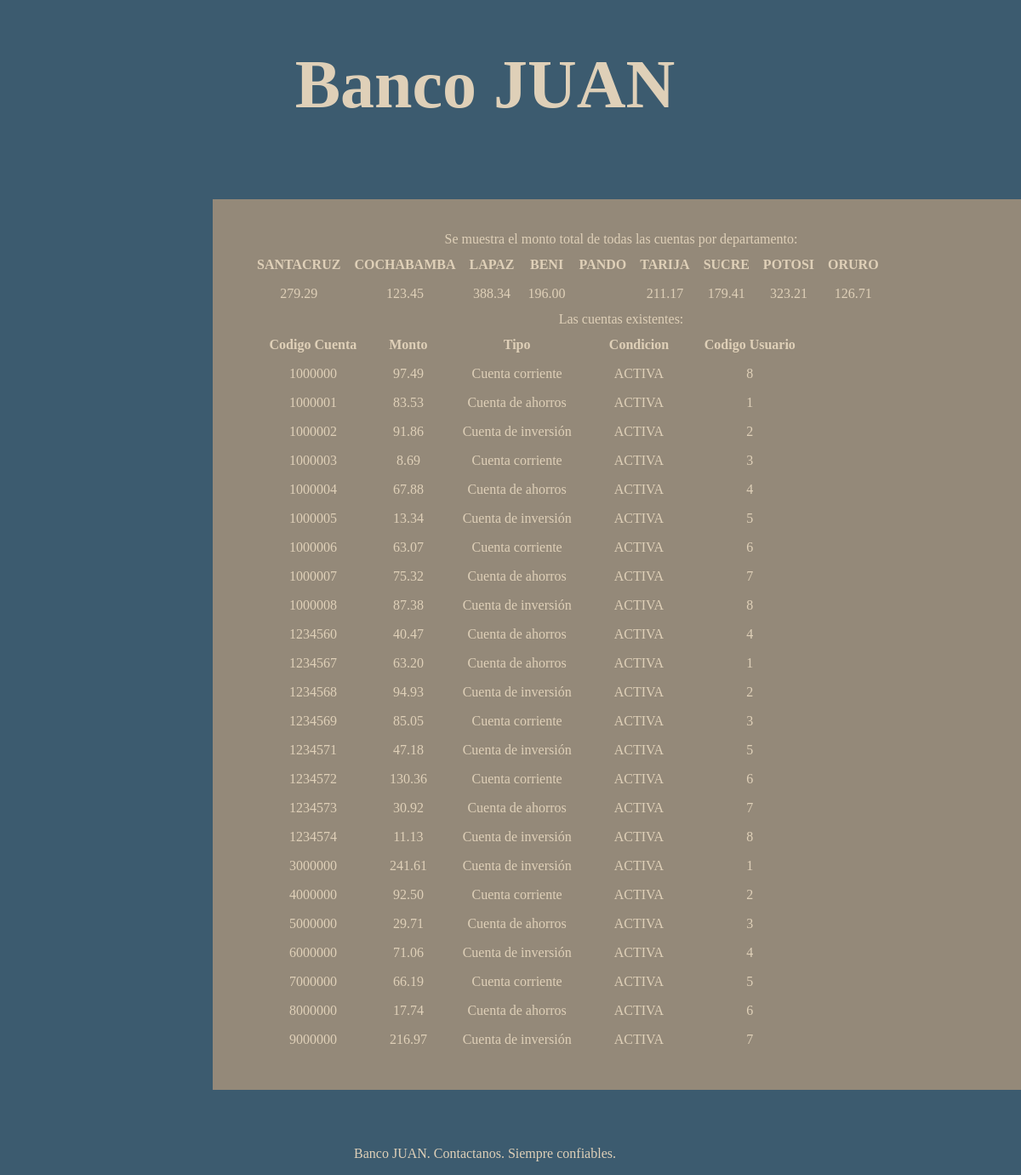
Page /ejercicio7/usuariodirector.php on the committed database.
### tables this page shows
CREATE TABLE `cuenta` (
  `codcuenta` int(11) NOT NULL,
  `monto` decimal(10,2) DEFAULT NULL,
  `tipo` varchar(50) DEFAULT NULL,
  `condicion` varchar(50) DEFAULT NULL,
  `codUsuario` int(11) DEFAULT NULL
);

### ejercicio7/usuariodirector.php (the view, shortened to what this page needs)
<?php include "header_estilo.inc.php"; ?>
<?php
include("conexion.inc.php");
$sqlmontototaldepartamento = "SELECT
    SUM(CASE WHEN p.ciudad='Santa Cruz de la Sierra' THEN c.monto END) AS SANTACRUZ,
    SUM(CASE WHEN p.ciudad='Cochabamba' THEN c.monto END) AS COCHABAMBA,
    SUM(CASE WHEN p.ciudad='La Paz' THEN c.monto END) AS LAPAZ,
    SUM(CASE WHEN p.ciudad='Beni' THEN c.monto END) AS BENI,
    SUM(CASE WHEN p.ciudad='Pando' THEN c.monto END) AS PANDO,
    SUM(CASE WHEN p.ciudad='Tarija' THEN c.monto END) AS TARIJA,
    SUM(CASE WHEN p.ciudad='Sucre' THEN c.monto END) AS SUCRE,
    SUM(CASE WHEN p.ciudad='Potosi' THEN c.monto END) AS POTOSI,
    SUM(CASE WHEN p.ciudad='Oruro' THEN c.monto END) AS ORURO
FROM
    cuenta c
INNER JOIN
    usuario u ON u.codUsuario = c.codUsuario
INNER JOIN
    persona p ON p.carnet = u.carnet";
$montoTotal = mysqli_query($conn, $sqlmontototaldepartamento);
$sql = "SELECT codcuenta, codUsuario, monto, tipo, condicion
        FROM cuenta";
$cuentas = mysqli_query($conn, $sql);
?>
<div class="cajita">
    <?php
    echo "<br>Se muestra el monto total de todas las cuentas por departamento:";
    echo "<table border='1px'>";
    echo "<tr>
                <th>SANTACRUZ</th>
                <th>COCHABAMBA</th>
                <th>LAPAZ</th>
                <th>BENI</th>
                <th>PANDO</th>
                <th>TARIJA</th>
                <th>SUCRE</th>
                <th>POTOSI</th>
                <th>ORURO</th>
                </tr>";
    while ($fila = mysqli_fetch_array($montoTotal)) {
        echo "<tr>
                <td>" . $fila["SANTACRUZ"] . "</td>
                <td>" . $fila["COCHABAMBA"] . "</td>
                <td>" . $fila["LAPAZ"] . "</td>
                <td>" . $fila["BENI"] . "</td>
                <td>" . $fila["PANDO"] . "</td>
                <td>" . $fila["TARIJA"] . "</td>
                <td>" . $fila["SUCRE"] . "</td>
                <td>" . $fila["POTOSI"] . "</td>
                <td>" . $fila["ORURO"] . "</td>
            </tr>";
    }
    echo "</table>";
    echo "Las cuentas existentes: ";
    echo "<table border='1px'>";
    echo "<tr>
                <th>Codigo Cuenta</th>
                <th>Monto</th>
                <th>Tipo</th>
                <th>Condicion</th>
                <th>Codigo Usuario</th></tr>";
    while ($fila = mysqli_fetch_array($cuentas)) {
        echo "<tr>
                <td>" . $fila["codcuenta"] . "</td>
                <td>" . $fila["monto"] . "</td>
                <td>" . $fila["tipo"] . "</td>
                <td>" . $fila["condicion"] . "</td>
                <td>" . $fila["codUsuario"] . "</td>
              </tr>";
    }
    echo "</table>";
    echo "<br>";
    ?>
</div>
<?php include "footer_estilo.inc.php"; ?>

### ejercicio7/header_estilo.inc.php (shortened to what this page needs)
<!DOCTYPE html>
<html lang="es">
<head>
    <link rel="stylesheet" href="styles.css">
</head>
<body>
<header>
    <div class="container">
        <h1>Banco JUAN</h1>
    </div>
</header>

### ejercicio7/footer_estilo.inc.php
<footer>
    <div class="container">
        <p>Banco JUAN. Contactanos. Siempre confiables.</p>
    </div>
</footer>
</body>
</html>

### ejercicio7/styles.css (style rules this page uses)
body { margin: 0; background-color: #3C5B6F; color: #DFD0B8; height: auto; padding-bottom: 100px; }
header { height: 100px; font-size: 40px; text-align: center; }
footer { padding-top: 50px; text-align: center; position: fixed; bottom: 0; width: 100%; }
.container { width: 95%; }
.cajita { text-align: center; background-color: #948979; padding-top: 20px; padding-bottom: 20px; margin-left:250px; margin-top: 80px; width: 80%; }
table { width: 70%; border: 3px solid #948979; margin-left: 40px; }
th, td { border: 1px solid #948979; padding: 6px; }

### rows in the picture
cuenta: codcuenta "1000000", monto "97.49", tipo "Cuenta corriente", condicion "ACTIVA", codUsuario "8"
cuenta: codcuenta "1000001", monto "83.53", tipo "Cuenta de ahorros", condicion "ACTIVA", codUsuario "1"
cuenta: codcuenta "1000002", monto "91.86", tipo "Cuenta de inversión", condicion "ACTIVA", codUsuario "2"
cuenta: codcuenta "1000003", monto "8.69", tipo "Cuenta corriente", condicion "ACTIVA", codUsuario "3"
cuenta: codcuenta "1000004", monto "67.88", tipo "Cuenta de ahorros", condicion "ACTIVA", codUsuario "4"
cuenta: codcuenta "1000005", monto "13.34", tipo "Cuenta de inversión", condicion "ACTIVA", codUsuario "5"
cuenta: codcuenta "1000006", monto "63.07", tipo "Cuenta corriente", condicion "ACTIVA", codUsuario "6"
cuenta: codcuenta "1000007", monto "75.32", tipo "Cuenta de ahorros", condicion "ACTIVA", codUsuario "7"
cuenta: codcuenta "1000008", monto "87.38", tipo "Cuenta de inversión", condicion "ACTIVA", codUsuario "8"
cuenta: codcuenta "1234560", monto "40.47", tipo "Cuenta de ahorros", condicion "ACTIVA", codUsuario "4"
cuenta: codcuenta "1234567", monto "63.20", tipo "Cuenta de ahorros", condicion "ACTIVA", codUsuario "1"
cuenta: codcuenta "1234568", monto "94.93", tipo "Cuenta de inversión", condicion "ACTIVA", codUsuario "2"
cuenta: codcuenta "1234569", monto "85.05", tipo "Cuenta corriente", condicion "ACTIVA", codUsuario "3"
cuenta: codcuenta "1234571", monto "47.18", tipo "Cuenta de inversión", condicion "ACTIVA", codUsuario "5"
cuenta: codcuenta "1234572", monto "130.36", tipo "Cuenta corriente", condicion "ACTIVA", codUsuario "6"
cuenta: codcuenta "1234573", monto "30.92", tipo "Cuenta de ahorros", condicion "ACTIVA", codUsuario "7"
cuenta: codcuenta "1234574", monto "11.13", tipo "Cuenta de inversión", condicion "ACTIVA", codUsuario "8"
cuenta: codcuenta "3000000", monto "241.61", tipo "Cuenta de inversión", condicion "ACTIVA", codUsuario "1"
cuenta: codcuenta "4000000", monto "92.50", tipo "Cuenta corriente", condicion "ACTIVA", codUsuario "2"
cuenta: codcuenta "5000000", monto "29.71", tipo "Cuenta de ahorros", condicion "ACTIVA", codUsuario "3"
cuenta: codcuenta "6000000", monto "71.06", tipo "Cuenta de inversión", condicion "ACTIVA", codUsuario "4"
cuenta: codcuenta "7000000", monto "66.19", tipo "Cuenta corriente", condicion "ACTIVA", codUsuario "5"
cuenta: codcuenta "8000000", monto "17.74", tipo "Cuenta de ahorros", condicion "ACTIVA", codUsuario "6"
cuenta: codcuenta "9000000", monto "216.97", tipo "Cuenta de inversión", condicion "ACTIVA", codUsuario "7"

### other values in the picture
$fila["SANTACRUZ"] "279.29"
$fila["COCHABAMBA"] "123.45"
$fila["LAPAZ"] "388.34"
$fila["BENI"] "196.00"
$fila["TARIJA"] "211.17"
$fila["SUCRE"] "179.41"
$fila["POTOSI"] "323.21"
$fila["ORURO"] "126.71"
